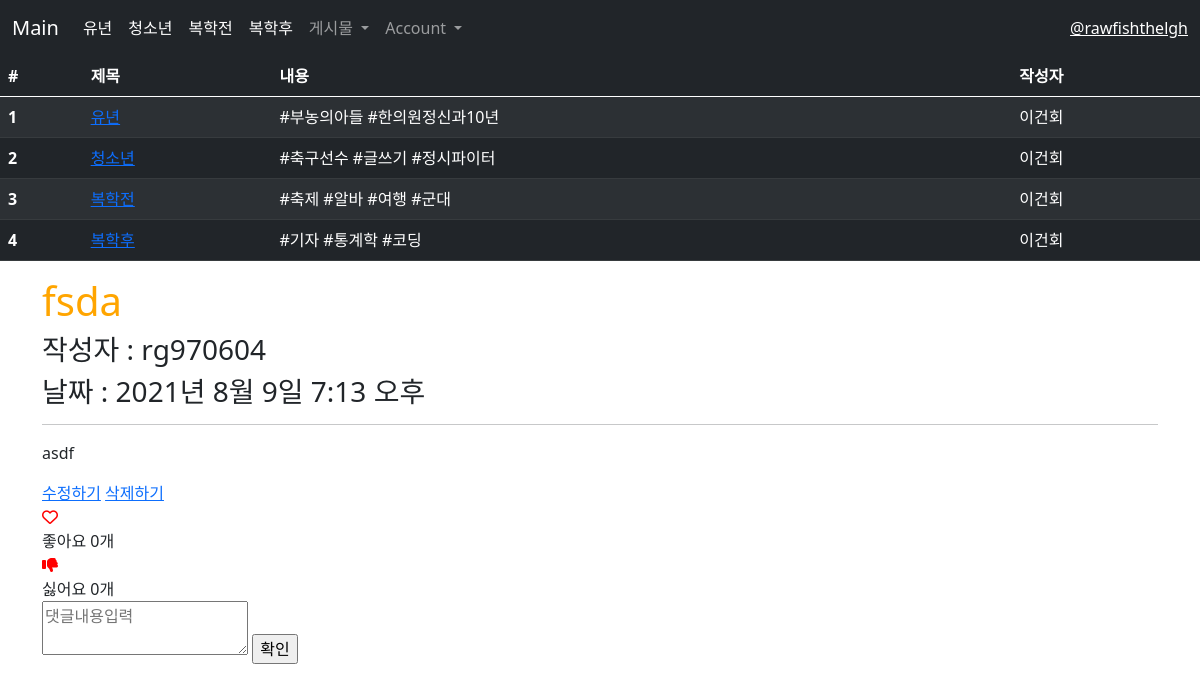
The page /1 on the database its author committed.
### main/models.py (models this page shows, shortened)
class Post(models.Model):
    id = models.AutoField(primary_key=True)
    title = models.CharField(max_length=200)
    writer = models.ForeignKey(User,on_delete=models.CASCADE)
    pub_date = models.DateTimeField()
    body = models.TextField()
    image = models.ImageField(upload_to= "post/", blank=True, null=True)
    like_user_set = models.ManyToManyField(User, blank=True, related_name='likes_user_set',through='Like')
    dislike_user_set = models.ManyToManyField(User, blank=True, related_name='dislikes_user_set',through='Dislike')
    @property
    def like_count(self):
        return self.like_user_set.count()
    @property
    def dislike_count(self):
        return self.dislike_user_set.count()

### main/views.py (the view)
# urls.py: path('<str:id>',detail,name="detail"),
def detail(request,id):
    post = get_object_or_404(Post, pk=id)
    all_comments = post.comments.all().order_by('-created_at')
    return render(request,'main/detail.html',{'post':post,'comments':all_comments})

### main/templates/main/detail.html (shortened to what this page needs)
{% extends 'base.html' %}
{% load static %}
{% block content %}
<h1>{{post.title}}</h1>
{% if post.writer %}
{% if 'user' in post.writer.username %}
<h3>작성자 : {{ post.writer.last_name }} {{ post.writer.first_name }}</h3>
{% else %}
<h3>작성자 : {{ post.writer }}</h3>
{% endif %}
{% else %}
<h3>작성자 : 알 수 없음</h3>
{% endif %}
<h3>날짜 : {{post.pub_date}}</h3>
<hr>
<p>{{post.body}}</p>
<a href="{%url 'main:edit' post.id%}">수정하기</a>
<a href="{%url 'main:delete' post.id%}">삭제하기</a>
<div>
<span href="#" class="like" name ="{{post.name}}" value="Like">
    {% if user in post.like_user_set.all %}
        <div class="alt-service-icon">
            <i class="fas fa-heart" id ="like-icon" style="color:red;"></i>
         </div>
    {% comment %} 아니면 비워진 하트        {% endcomment %}
    {% else %}
        <div class="alt-service-icon">
             <i class="far fa-heart" id ="like-icon" style="color:red;"></i>
        </div>
     {% endif %}
     <span id="count-{{ post.id }}" class="alt-services-title font-alt">
        좋아요
        {% if post.like_count == 0 %}
            0개
        {% else %}
            {{ post.like_count }}개
        {% endif %}
     </span>
</span>
</div>
<div>
<span href="#" class="dislike" name ="{{post.name}}" value="Dislike">
    {% if user in post.dislike_user_set.all %}
        <div class="alt-service-icon">
            <i class="fas fa-thumbs-down" id ="dislike-icon" style="color:red;"></i>
         </div>
    {% comment %} 아니면 비워진 하트        {% endcomment %}
    {% else %}
        <div class="alt-service-icon">
             <i class="fas fa-thumbs-down" id ="dislike-icon" style="color:red;"></i>
        </div>
     {% endif %}
     <span id="count-{{ post.id }}" class="alt-services-title font-alt">
        싫어요
        {% if post.dislike_count == 0 %}
            0개
        {% else %}
            {{ post.dislike_count }}개
        {% endif %}
     </span>
</span>
</div>
<div>
    <form action="{%url 'main:create_comment' post.id%}" method="POST">
        <textarea name="content" placeholder="댓글내용입력"></textarea>
        <input type="submit" value="확인">
    </form>
</div>
{% endblock %}

### sns_project/static/css/mainpage.css (style rules this page uses)
h1 { color: orange; }

### rows shown on the page
Post: title "fsda", writer "rg970604", pub_date "2021년 8월 9일 7:13 오후", body "asdf"
